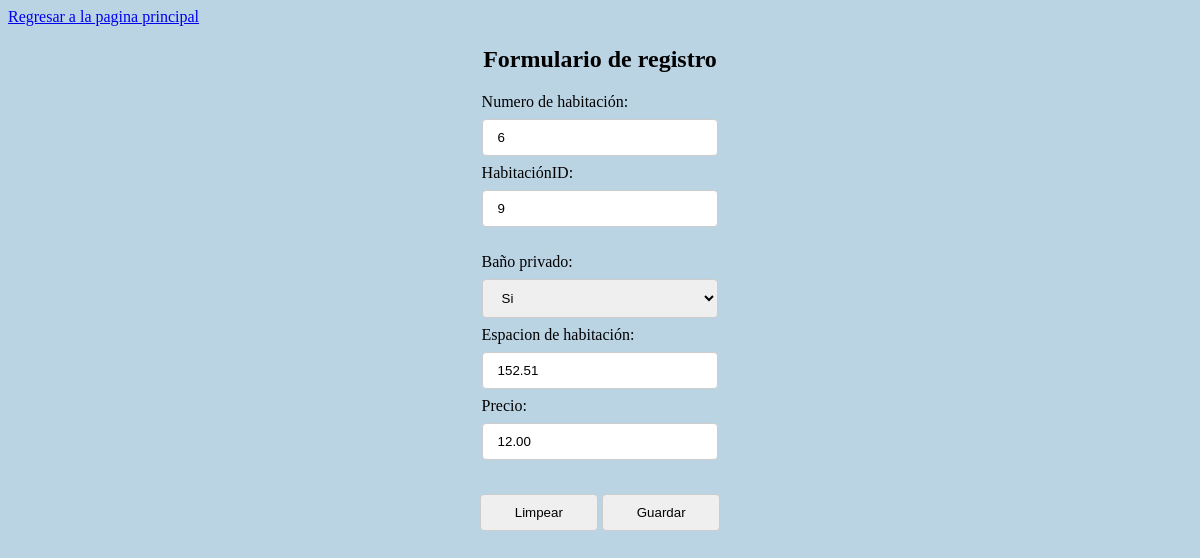
Page /FormEditarHB.php?ID=11 (signed in) on the committed database.
### FormEditarHB.php (the view, shortened to what this page needs)
<a href="Habitacion.php">Regresar a la pagina principal</a>
<?php
include('Conexión.php');
$id=$_GET['ID'];
$sql="select ID, Nro, IdTipoHabitacion, BañoPrivado, Espacio, Precio from habitación where ID=$id";
$resultado=$con->query($sql);
$fila=$resultado->fetch_assoc();
?>
<!DOCTYPE html>
<html lang="en">
<head>
    <link rel="stylesheet" href="Forms.css">
</head>
<body>
<center><h2>Formulario de registro</h2>
<div>
<form action="EditarHB.php" method="POST">
<label for="Nro">Numero de habitación: </label><br>
<input type="number" name="Nro" min="1" value="<?php echo $fila['Nro']; ?>" ><br>
<label for="idTipoHabitacion">HabitaciónID: </label><br>
<input type="number" name="idTipoHabitacion" min="1" value="<?php echo $fila['IdTipoHabitacion']; ?>"><br><br>
<label for="text">Baño privado: </label><br>
<select name="BP" id="BP">
<option value="Si"<?php if ($fila['BañoPrivado']=='Si') echo "checked"; ?>>Si</option>
</select><br>
<label for="Espacio">Espacion de habitación: </label><br>
<input type="text" name="Espacio" value="<?php echo $fila['Espacio']; ?>"><br>
<label for="Precio">Precio: </label><br>
<input type="number" name="Precio" value="<?php echo $fila['Precio']; ?>"><br><br>
<input type="reset" value="Limpear">
<input type="submit" value="Guardar">
</form>
</div>
</center>
</body>
</html>

### Forms.css (style rules this page uses)
body { background-color: rgb(187, 212, 228); }
input { width: 20%; padding: 10px 15px; margin: 8px 0; display: inline-block; border: 1px solid #ccc; border-radius: 4px; box-sizing: border-box; }
input[type=submit], [type=reset] { width: 10%; padding: 10px 15px; margin: 8px 0; display: inline-block; border: 1px solid #ccc; border-radius: 4px; box-sizing: border-box; cursor: pointer; }
select { width: 20%; padding: 10px 15px; margin: 8px 0; display: inline-block; border: 1px solid #ccc; border-radius: 4px; box-sizing: border-box; }
label { float: left; padding-left: 40%; }

### rows in the picture
habitación: Nro "6", idTipoHabitacion "9", Espacio "152.51", Precio "12.00"
